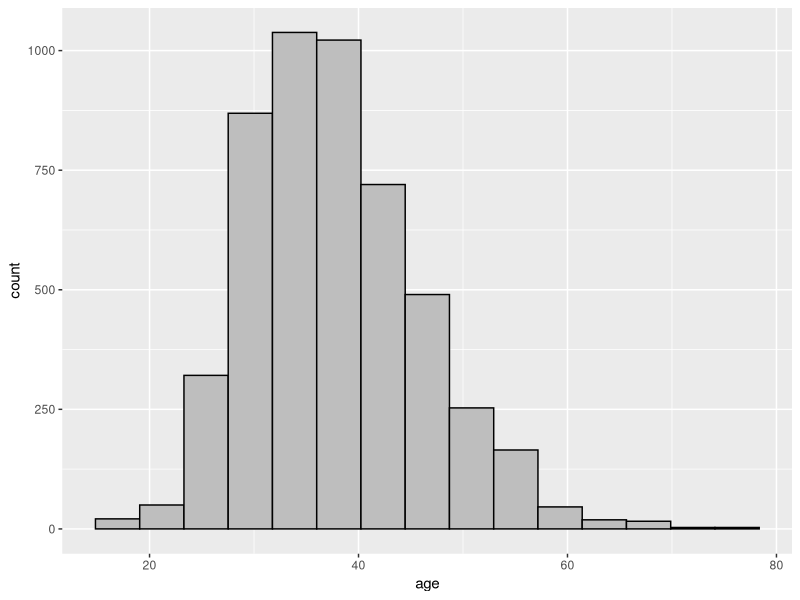
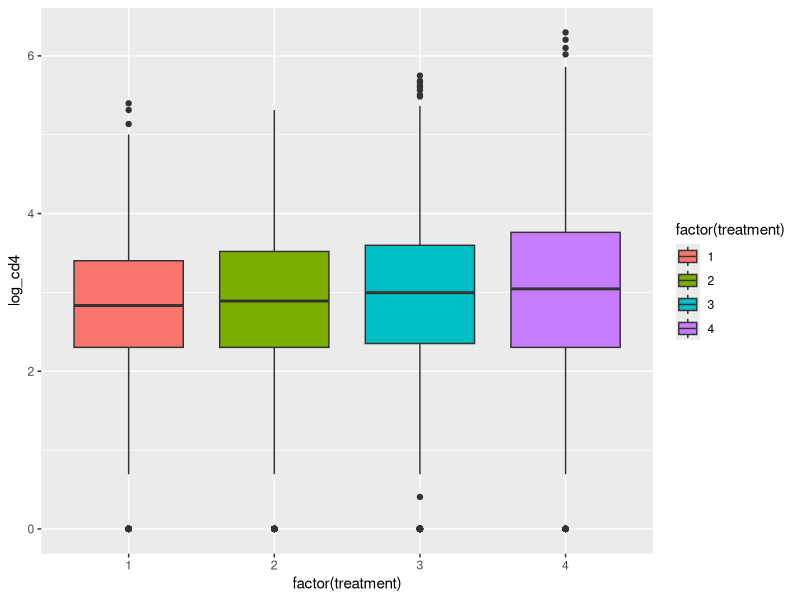
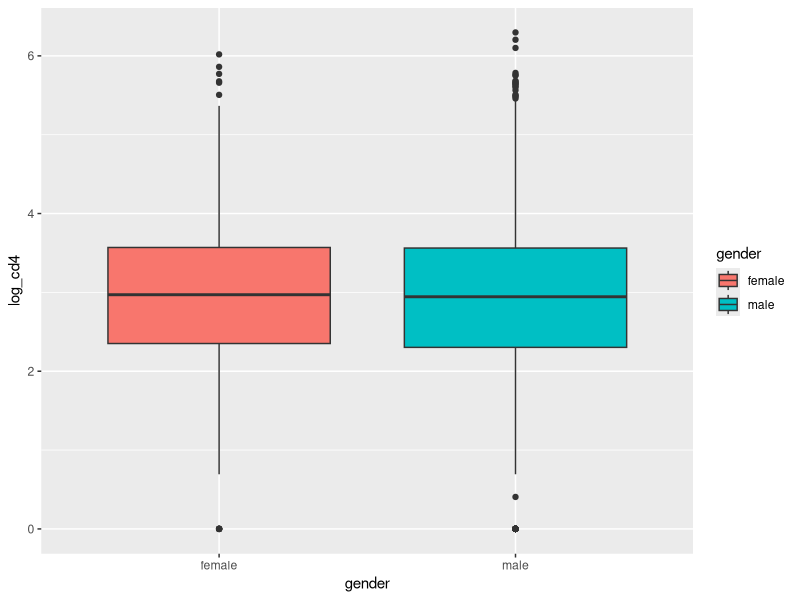
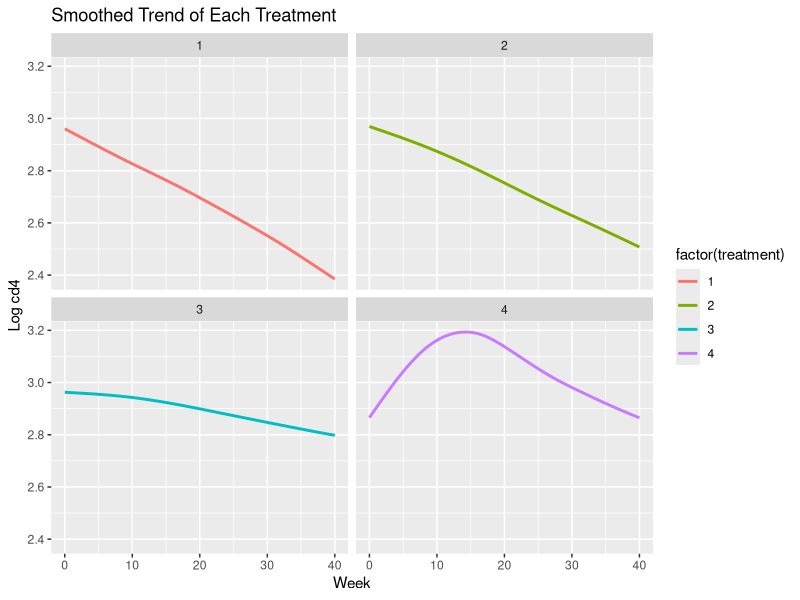
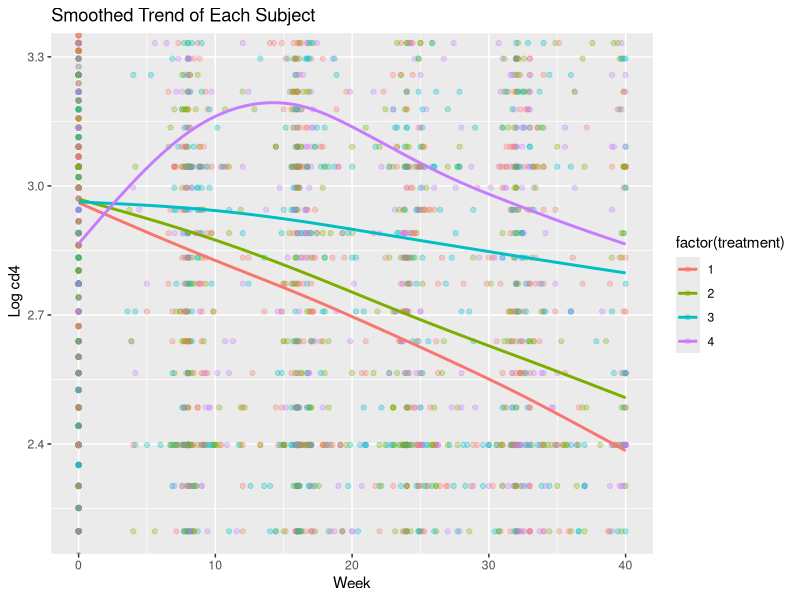
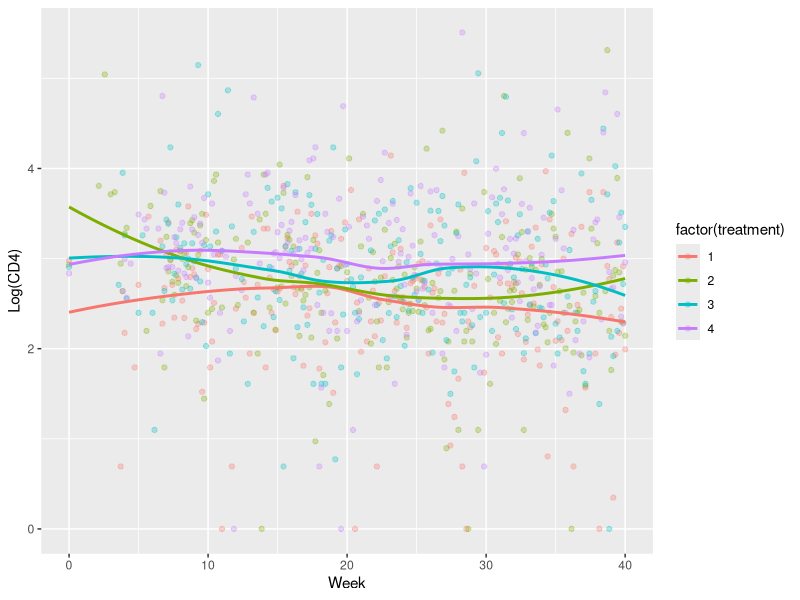
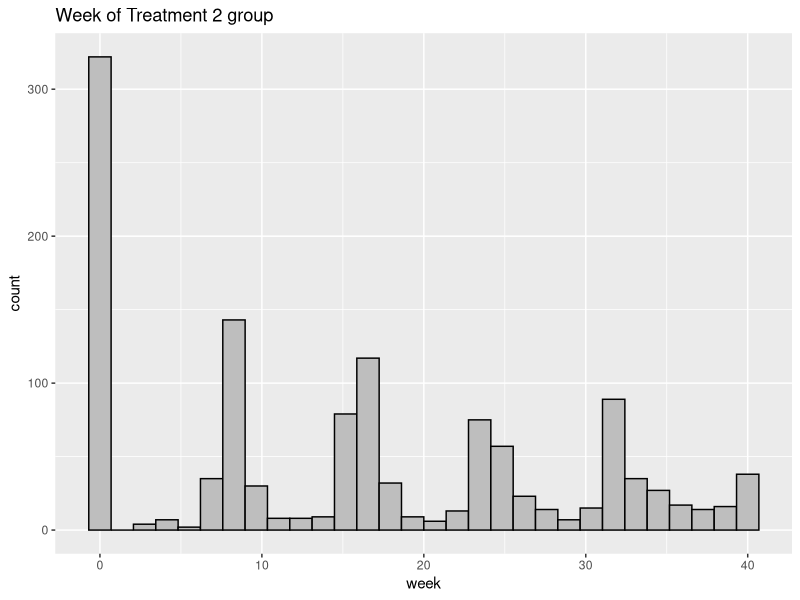
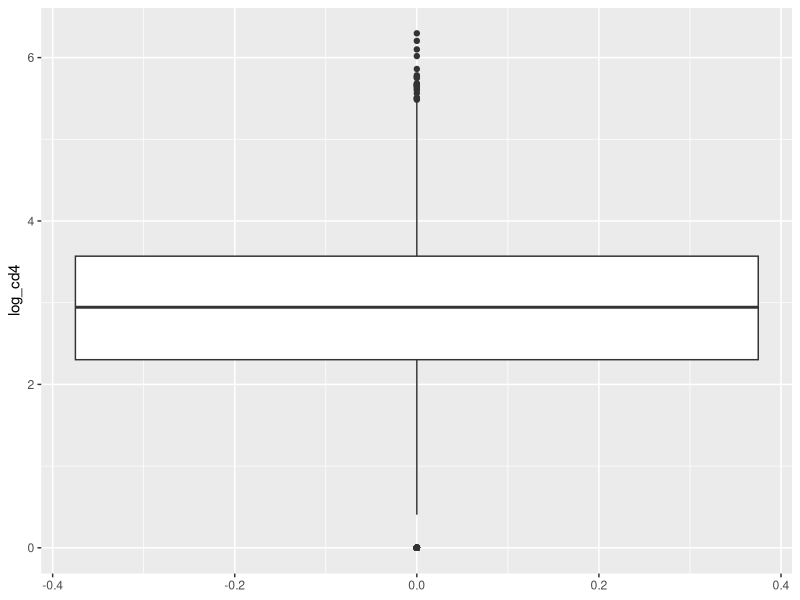

Write the R code that produced these figures, in order. (Note: a time limit stopped this script after it produced the figures.)
## ---- chunk 1
library(tidyverse)
library(nlme)
library(mgcv)
aids = read.csv("aids.csv")

glimpse(aids)
## ---- chunk 2
subjects = unique(aids$id)
subjects = max(subjects)
## ---- chunk 3
summary(aids)

aids %>% 
  summarize(mean_log_cd4 = mean(log_cd4, na.rm = TRUE), 
            stdev_log_cd4 = sd(log_cd4, na.rm = TRUE))
aids %>% 
  group_by(treatment) %>% 
  summarize(mean_log_cd4 = mean(log_cd4, na.rm = TRUE), 
            stdev_log_cd4 = sd(log_cd4, na.rm = TRUE))
## ---- chunk 4
# Distribution of Age
aids %>% 
  ggplot(aes(x = age)) + 
  geom_histogram(bins = 15, color = "black", fill = "gray")
## ---- chunk 5
# Distribution of people in each treatment group
table(aids$treatment)
round(prop.table(table(aids$treatment)), 2)
## ---- chunk 6
#Boxplot based on treatment group
aids %>% 
  ggplot(aes(x = factor(treatment), y = log_cd4, 
             fill = factor(treatment))) +
  geom_boxplot()
## ---- chunk 7
#Boxplot based on gender
aids %>% 
  ggplot(aes(x = gender, y = log_cd4, fill = gender)) +
  geom_boxplot()
## ---- chunk 8
# Mean log_cd4 per week of each treatment 

aids %>% 
 ggplot(aes(x = week, y = log_cd4,  color =  factor(treatment))) +  
 labs(title = "Smoothed Trend of Each Treatment",
      y = "Log cd4", x = "Week") +
 geom_smooth(se = FALSE) +
  facet_wrap(~factor(treatment))

## ---- chunk 9

# Trends pf each subject per week separated by treatment
aids %>% 
 ggplot(aes(x = week, y = log_cd4, color = factor(treatment)))+
 geom_point(alpha = 0.3) +
 geom_smooth(se = FALSE) +
 coord_cartesian(ylim = c(2.2,3.3)) + 
 labs(title = "Smoothed Trend of Each Subject",
      y = " Log cd4", x = "Week")
## ---- chunk 10
aids %>% 
  group_by(treatment, week) %>% 
  summarize(mean_log_cd4 = mean(log_cd4, na.rm = TRUE)) %>% 
  ggplot(aes(x = week, y = mean_log_cd4, color = factor(treatment))) +
  geom_point(alpha = 0.3) +
  geom_smooth(method = "loess", se = FALSE) + 
  labs(x = "Week", y = "Log(CD4)")
## ---- chunk 11
aids %>%
  group_by(id) %>% 
  count() %>% 
  summary()
## ---- chunk 12
aids %>%
  group_by(treatment) %>% 
  distinct(id) %>% 
  count()
## ---- chunk 13
aids %>% 
  filter(treatment == 2) %>% 
  ggplot(aes(x = week)) +
  geom_histogram(color = "black", fill = "gray") +
  labs(title = "Week of Treatment 2 group")
## ---- chunk 14
aids %>% 
  ggplot(aes(y = log_cd4)) +
  geom_boxplot()
## ---- chunk 15
#outliers values
tibble(outliers = boxplot.stats(aids$log_cd4)$out )

#number of outliers 
observerd = tibble(r = boxplot.stats(aids$log_cd4)$out) %>% 
  nrow()

#expected number of outliers are
expected = nrow(aids) * .05
## ---- chunk 16

aids %>% 
  ggplot(aes(x = log_cd4)) +
   geom_histogram(bins = 15, color = "black", fill = "gray") +
   labs(title = "Histogram of Log_cd4")
  

## ---- chunk 17

# Standardized of log_cd4 with mean 0 and sd 1 
log_cd4 = aids$log_cd4

scaled = scale(log_cd4)
colMeans(scaled)
apply(scaled, 2, sd)

tibble(r = scaled) %>% 
  ggplot(aes(x = r)) +
  geom_histogram( color = "black", fill = "gray") +
  labs(title = "Standardized Histogram of Log_cd4")
## ---- chunk 18


aids = aids %>% 
  mutate(occasion = ceiling(week),
         gender = factor(gender, level = c("male", "female")),
         treatment = as.factor(treatment))


model1 = lme(log_cd4 ~ occasion + I(occasion^2) + 
               treatment + treatment:occasion + age + gender, data = aids,
             random = ~ occasion + I(occasion^2)| id,
             method = "REML")

summary(model1)
## ---- chunk 19
model1 = lme(log_cd4 ~ occasion + I(occasion^2) + 
             treatment:occasion + age + gender, data = aids,
             random = ~ occasion + I(occasion^2)| id,
             method = "REML")

summary(model1)
## ---- chunk 20
model_no_gender = lme(log_cd4 ~ occasion + I(occasion^2) + 
             treatment:occasion + treatment:I(occasion^2) +
               age, data = aids,
             random = ~ occasion + I(occasion^2)| id,
             method = "ML")

model = lme(log_cd4 ~ occasion + I(occasion^2) + 
             treatment:occasion + treatment:I(occasion^2) + age + gender, data = aids,
             random = ~ occasion + I(occasion^2)| id,
             method = "ML")

anova(model_no_gender, model)
## ---- chunk 21
model_interactions = lme(log_cd4 ~  occasion + I(occasion^2) + 
             treatment:occasion + treatment:I(occasion^2) + 
               age, data = aids,
             random = ~ occasion + I(occasion^2)| id,
             method = "ML")

model_without_interaction = lme(log_cd4 ~  occasion + I(occasion^2) + 
             age, data = aids,
             random = ~ occasion + I(occasion^2)| id,
             method = "ML")

anova(model_interactions, model_without_interaction)
## ---- chunk 22


model_no_gender = lme(log_cd4 ~ occasion + I(occasion^2) + 
             treatment:occasion + treatment:I(occasion^2)
               +  age, data = aids,
             random = ~ occasion + I(occasion^2)| id,
             method = "REML")
summary(model_no_gender)
## ---- chunk 23
model_linear = lme(log_cd4 ~ occasion  + 
             treatment:occasion +  age, data = aids,
             random = ~ occasion | id,
             method = "ML")

model_quadratic = lme(log_cd4 ~ occasion + I(occasion^2) + 
             treatment:occasion + treatment:I(occasion^2)
               +  age, data = aids,
             random = ~ occasion + I(occasion^2)| id,
             method = "ML")

summary(model_quadratic)

anova(model_linear, model_quadratic)
## ---- chunk 24
aids <- aids %>% 
    mutate(knot_term = if_else(occasion > 20, occasion, 0)) %>% 
    relocate(knot_term, .after = occasion)

ctrl <- lmeControl(opt = 'optim')
model_spline = lme(log_cd4 ~ occasion + 
             treatment:occasion + age + knot_term, data = aids,
             random = ~ occasion + knot_term| id,
             method = "ML",
             control = ctrl)
summary(model_spline)
## ---- chunk 25
anova(model_linear, model_spline)
## ---- chunk 26
aids <- aids %>% 
    mutate(knot_term1 = if_else(treatment == 4, occasion^2, 0)) %>% 
    relocate(knot_term1, .after = occasion)

ctrl <- lmeControl(opt = 'optim')
model_spline2 = lme(log_cd4 ~ occasion + 
             treatment:occasion + age + knot_term1, data = aids,
             random = ~ occasion | id,
             method = "ML",
             control = ctrl)
summary(model_spline2)

ctrl <- lmeControl(opt = 'optim')
model_spline1 = lme(log_cd4 ~ occasion + 
             treatment:occasion + age + knot_term1, data = aids,
             random = ~ occasion + knot_term1| id,
             method = "ML",
             control = ctrl)
summary(model_spline1)
## ---- chunk 27
anova(model_spline, model_spline1)
anova(model_linear, model_spline1)
## ---- chunk 28
anova(model_quadratic, model_spline1)
## ---- chunk 29
ctrl <- lmeControl(opt = 'optim')
model_quad_splines = lme(log_cd4 ~ occasion + I(occasion^2) + 
             treatment:occasion + age + knot_term1, data = aids,
             random = ~ occasion + I(occasion^2) + knot_term1| id,
             method = "ML",
             control = ctrl)
summary(model_quad_splines)
## ---- chunk 30
anova(model_quadratic, model_quad_splines)
